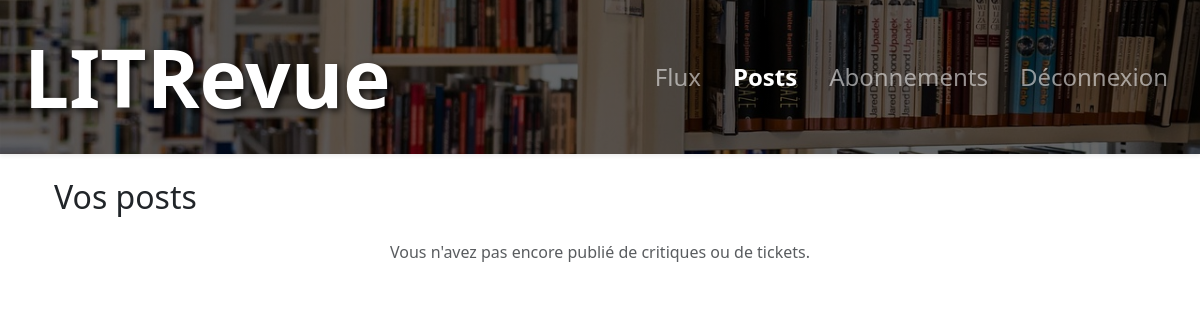
Before: /posts/ (signed in) with the older database file.
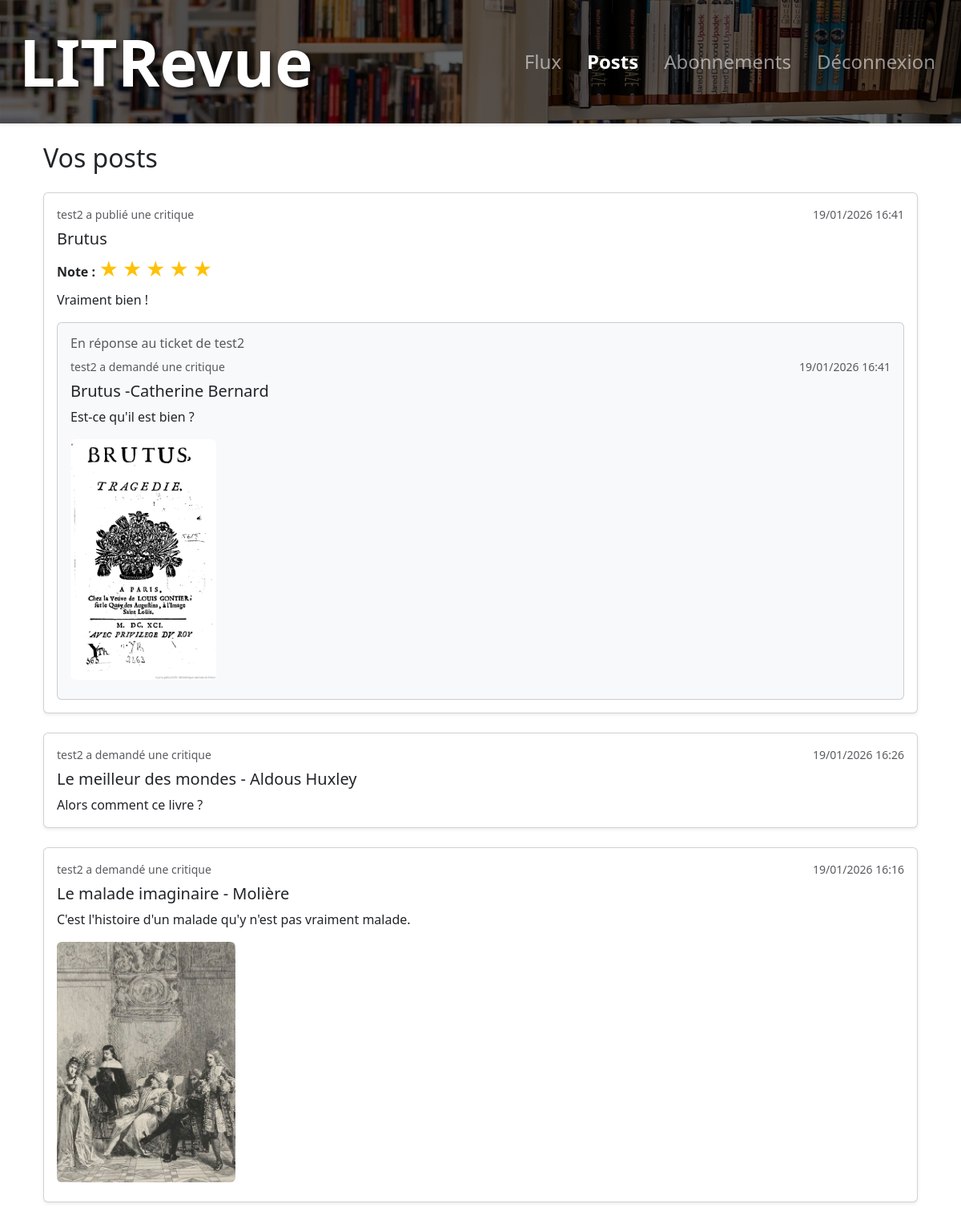
After: the same page with the newer database file.
### flux/models.py (models this page shows)
class Review(models.Model):
    ticket = models.ForeignKey(to='flux.Ticket', on_delete=models.CASCADE)
    rating = models.PositiveSmallIntegerField(
        validators=[MinValueValidator(0), MaxValueValidator(5)])
    headline = models.CharField(max_length=128)
    body = models.CharField(max_length=8192, blank=True)
    user = models.ForeignKey(
        to=settings.AUTH_USER_MODEL, on_delete=models.CASCADE)
    time_created = models.DateTimeField(auto_now_add=True)

class Ticket(models.Model):
    title = models.CharField(max_length=128)
    description = models.CharField(max_length=2048, blank=True)
    user = models.ForeignKey(
        to=settings.AUTH_USER_MODEL, on_delete=models.CASCADE)
    image = models.ImageField(null=True, blank=True)
    time_created = models.DateTimeField(auto_now_add=True)

### authentication/models.py (models this page shows)
class User(AbstractUser):
    pass

### flux/views.py (the view)
# urls.py: path('posts/', flux.views.posts, name='posts'),
@login_required
def posts(request):
    reviews = Review.objects.filter(user=request.user)
    reviewed_ticket_ids = reviews.values_list('ticket_id', flat=True)
    tickets = Ticket.objects.filter(user=request.user).exclude(id__in=reviewed_ticket_ids)
    posts_data = []
    for ticket in tickets:
        ticket.is_review = False
        ticket.content = ticket.description
        ticket.image = ticket.image
        posts_data.append(ticket)
    for review in reviews:
        review.is_review = True
        review.title = review.headline
        review.content = review.body
        posts_data.append(review)
    posts_data = sorted(posts_data, key=lambda x: x.time_created, reverse=True)
    return render(request, 'flux/posts.html', {'posts': posts_data})

### flux/templates/flux/posts.html
{% extends "base.html" %}
{% block content %}
<div class="container py-4">
    <h2 class="mb-4">Vos posts</h2>
    {% for post in posts %}
        <div class="card mb-4 shadow-sm">
            <div class="card-body">
                {% if post.is_review %}
                    {% include "flux/partials/review_card.html" with review=post %}
                {% else %}
                    {% include "flux/partials/ticket_card.html" with ticket=post %}
                {% endif %}
            </div>
        </div>
    {% empty %}
        <p class="text-center text-muted">Vous n'avez pas encore publié de critiques ou de tickets.</p>
    {% endfor %}
</div>
{% endblock content %}

### LITReview/templates/base.html (shortened to what this page needs)
{% load static %}
<!DOCTYPE html>
<html>
    <head>
        <link rel="stylesheet" href="{% static 'app.css' %}">
        <link href="https://cdn.jsdelivr.net/npm/bootstrap@5.3.0/dist/css/bootstrap.min.css" rel="stylesheet">
    </head>
    <body>
        {% if user.is_authenticated %}
        <nav class="navbar navbar-expand-lg navbar-dark bg-dark sticky-top shadow-sm py-4"
            style="background-image: linear-gradient(rgba(0,0,0,0.6), rgba(0,0,0,0.6)),
            url('{% static 'image/header_banner_2.jpg' %}');
            background-size: cover; background-position: center;">
            <div class="container-fluid px-4">
                <a class="navbar-brand d-none d-lg-block" href="{% url 'flux' %}">
                    <h1 class="display-1 fw-bolder text-white mb-0" style="text-shadow: 3px 3px 6px rgba(0,0,0,0.7);">
                        LITRevue
                    </h1>
                </a>
                <div class="collapse navbar-collapse justify-content-end" id="navbarNav">
                    <div class="navbar-nav fs-4 gap-3 text-end text-lg-start">
                        <a class="nav-link {% if request.resolver_match.url_name == 'flux' %}active fw-bold{% endif %}" href="{% url 'flux' %}">Flux</a>
                        <a class="nav-link {% if request.resolver_match.url_name == 'posts' %}active fw-bold{% endif %}" href="{% url 'posts' %}">Posts</a>
                        <a class="nav-link {% if request.resolver_match.url_name == 'subscriptions' %}active fw-bold{% endif %}" href="{% url 'subscriptions' %}">Abonnements</a>
                        <form method="post" action="{% url 'logout' %}" class="d-flex justify-content-end justify-content-lg-start">
                            <button type="submit" class="nav-link bg-transparent border-0">Déconnexion</button>
                        </form>
                    </div>
                </div>
            </div>
        </nav>
        {% endif %}
        <div class="container">
            {% block content %}
            {% endblock %}
        </div>
    </body>
</html>

### flux/templates/flux/partials/review_card.html
<div class="d-flex justify-content-between text-muted small mb-2">
    <span>{{ review.user.username }} a publié une critique</span>
    <span>{{ review.time_created|date:"d/m/Y H:i" }}</span>
</div>
<h5 class="card-title">{{ review.headline }}</h5>
{% include "flux/partials/star_rating.html" with rating=review.rating %}
<p class="card-text">{{ review.body }}</p>
<div class="card mt-3 bg-light">
    <div class="card-body">
        <h6 class="text-muted mb-2">En réponse au ticket de {{ review.ticket.user.username }}</h6>
        {% include "flux/partials/ticket_card.html" with ticket=review.ticket %}
    </div>
</div>

### flux/templates/flux/partials/star_rating.html
<div class="mb-2">
    <strong>Note : </strong>
    {% for i in "12345" %}
        {% if forloop.counter <= rating %}
            <span class="star-filled">★</span>
        {% else %}
            <span class="star-empty">☆</span>
        {% endif %}
    {% endfor %}
</div>

### flux/templates/flux/partials/ticket_card.html
<div class="d-flex justify-content-between text-muted small mb-2">
    <span>{{ ticket.user.username }} a demandé une critique</span>
    <span>{{ ticket.time_created|date:"d/m/Y H:i" }}</span>
</div>
<h5 class="card-title">{{ ticket.title }}</h5>
<p class="card-text">{{ ticket.description }}</p>
{% if ticket.image %}
    <div class="mb-2">
        <img src="{{ ticket.image.url }}" class="img-fluid rounded" style="max-height: 300px" alt="Image du ticket">
    </div>
{% endif %}

### static/app.css (style rules this page uses)
.star-filled { color: #ffc107; font-size: 1.5rem; }

Changed rows visible on the page:
added Review: user.username "test2", time_created "19/01/2026 16:41", headline "Brutus", rating 5 (drawn), body "Vraiment bien !", ticket.user.username "test2", image (picture)
added Ticket: user.username "test2", time_created "19/01/2026 16:41", title "Brutus -Catherine Bernard", description "Est-ce qu'il est bien ?"
added Ticket: user.username "test2", time_created "19/01/2026 16:26", title "Le meilleur des mondes - Aldous Huxley", description "Alors comment ce livre ?"
added Ticket: user.username "test2", time_created "19/01/2026 16:16", title "Le malade imaginaire - Molière", description "C'est l'histoire d'un malade qu'y n'est pas vraiment malade.", image (picture)
Other visible differences:
text no longer shown: "Vous n'avez pas encore publié de critiques ou de tickets."
